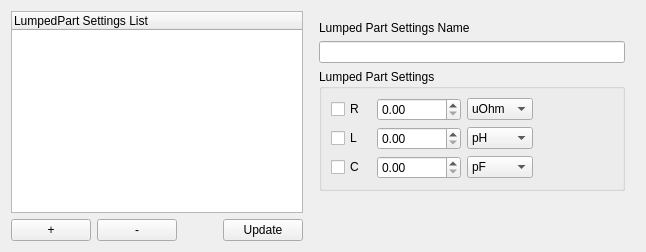
         <widget class="QWidget" name="lumpedPartSettingsTab">
          <attribute name="title">
           <string>Lumped Part</string>
          </attribute>
          <layout class="QHBoxLayout" name="horizontalLayout_19">
           <item>
            <layout class="QVBoxLayout" name="verticalLayout_16">
             <property name="leftMargin">
              <number>0</number>
             </property>
             <property name="topMargin">
              <number>0</number>
             </property>
             <property name="rightMargin">
              <number>0</number>
             </property>
             <property name="bottomMargin">
              <number>0</number>
             </property>
             <item>
              <widget class="QTreeWidget" name="lumpedPartTreeView">
               <column>
                <property name="text">
                 <string notr="true">LumpedPart Settings List</string>
                </property>
               </column>
              </widget>
             </item>
             <item>
              <layout class="QHBoxLayout" name="horizontalLayout_20">
               <property name="leftMargin">
                <number>0</number>
               </property>
               <property name="topMargin">
                <number>0</number>
               </property>
               <property name="rightMargin">
                <number>0</number>
               </property>
               <property name="bottomMargin">
                <number>0</number>
               </property>
               <item>
                <widget class="QPushButton" name="lumpedPartSettingsAddButton">
                 <property name="text">
                  <string>+</string>
                 </property>
                </widget>
               </item>
               <item>
                <widget class="QPushButton" name="lumpedPartSettingsRemoveButton">
                 <property name="text">
                  <string>-</string>
                 </property>
                </widget>
               </item>
               <item>
                <spacer name="horizontalSpacer_13">
                 <property name="orientation">
                  <enum>Qt::Horizontal</enum>
                 </property>
                 <property name="sizeHint" stdset="0">
                  <size>
                   <width>40</width>
                   <height>20</height>
                  </size>
                 </property>
                </spacer>
               </item>
               <item>
                <widget class="QPushButton" name="lumpedPartSettingsUpdateButton">
                 <property name="text">
                  <string>Update</string>
                 </property>
                </widget>
               </item>
              </layout>
             </item>
            </layout>
           </item>
           <item>
            <layout class="QVBoxLayout" name="verticalLayout_17">
             <property name="leftMargin">
              <number>10</number>
             </property>
             <property name="topMargin">
              <number>10</number>
             </property>
             <property name="rightMargin">
              <number>10</number>
             </property>
             <property name="bottomMargin">
              <number>10</number>
             </property>
             <item>
              <widget class="QLabel" name="label_26">
               <property name="text">
                <string>Lumped Part Settings Name</string>
               </property>
              </widget>
             </item>
             <item>
              <widget class="QLineEdit" name="lumpedPartSettingsNameInput"/>
             </item>
             <item>
              <widget class="QGroupBox" name="groupBox_5">
               <property name="title">
                <string>Lumped Part Settings</string>
               </property>
               <layout class="QGridLayout" name="gridLayout_5">
                <item row="0" column="0">
                 <widget class="QCheckBox" name="lumpedPartREnable">
                  <property name="sizePolicy">
                   <sizepolicy hsizetype="Preferred" vsizetype="Fixed">
                    <horstretch>0</horstretch>
                    <verstretch>0</verstretch>
                   </sizepolicy>
                  </property>
                  <property name="minimumSize">
                   <size>
                    <width>40</width>
                    <height>0</height>
                   </size>
                  </property>
                  <property name="text">
                   <string>R</string>
                  </property>
                 </widget>
                </item>
                <item row="2" column="0">
                 <widget class="QCheckBox" name="lumpedPartCEnable">
                  <property name="sizePolicy">
                   <sizepolicy hsizetype="Preferred" vsizetype="Fixed">
                    <horstretch>0</horstretch>
                    <verstretch>0</verstretch>
                   </sizepolicy>
                  </property>
                  <property name="minimumSize">
                   <size>
                    <width>40</width>
                    <height>0</height>
                   </size>
                  </property>
                  <property name="text">
                   <string>C</string>
                  </property>
                 </widget>
                </item>
                <item row="2" column="1">
                 <widget class="QDoubleSpinBox" name="lumpedPartCInput">
                  <property name="maximum">
                   <double>10000000.000000000000000</double>
                  </property>
                 </widget>
                </item>
                <item row="0" column="1">
                 <widget class="QDoubleSpinBox" name="lumpedPartRInput">
                  <property name="maximum">
                   <double>100000000.000000000000000</double>
                  </property>
                 </widget>
                </item>
                <item row="0" column="2">
                 <widget class="QComboBox" name="lumpedPartRUnits">
                  <item>
                   <property name="text">
                    <string>uOhm</string>
                   </property>
                  </item>
                  <item>
                   <property name="text">
                    <string>mOhm</string>
                   </property>
                  </item>
                  <item>
                   <property name="text">
                    <string>Ohm</string>
                   </property>
                  </item>
                  <item>
                   <property name="text">
                    <string>kOhm</string>
                   </property>
                  </item>
                  <item>
                   <property name="text">
                    <string>MOhm</string>
                   </property>
                  </item>
                  <item>
                   <property name="text">
                    <string>GOhm</string>
                   </property>
                  </item>
                 </widget>
                </item>
                <item row="1" column="2">
                 <widget class="QComboBox" name="lumpedPartLUnits">
                  <item>
                   <property name="text">
                    <string>pH</string>
                   </property>
                  </item>
                  <item>
                   <property name="text">
                    <string>nH</string>
                   </property>
                  </item>
                  <item>
                   <property name="text">
                    <string>uH</string>
                   </property>
                  </item>
                  <item>
                   <property name="text">
                    <string>mH</string>
                   </property>
                  </item>
                  <item>
                   <property name="text">
                    <string>H</string>
                   </property>
                  </item>
                  <item>
                   <property name="text">
                    <string>kH</string>
                   </property>
                  </item>
                  <item>
                   <property name="text">
                    <string>MH</string>
                   </property>
                  </item>
                  <item>
                   <property name="text">
                    <string>GH</string>
                   </property>
                  </item>
                 </widget>
                </item>
                <item row="0" column="4">
                 <spacer name="horizontalSpacer_14">
                  <property name="orientation">
                   <enum>Qt::Horizontal</enum>
                  </property>
                  <property name="sizeType">
                   <enum>QSizePolicy::Preferred</enum>
                  </property>
                  <property name="sizeHint" stdset="0">
                   <size>
                    <width>40</width>
                    <height>20</height>
                   </size>
                  </property>
                 </spacer>
                </item>
                <item row="2" column="2">
                 <widget class="QComboBox" name="lumpedPartCUnits">
                  <item>
                   <property name="text">
                    <string>pF</string>
                   </property>
                  </item>
                  <item>
                   <property name="text">
                    <string>nF</string>
                   </property>
                  </item>
                  <item>
                   <property name="text">
                    <string>uF</string>
                   </property>
                  </item>
                  <item>
                   <property name="text">
                    <string>mF</string>
                   </property>
                  </item>
                  <item>
                   <property name="text">
                    <string>F</string>
                   </property>
                  </item>
                  <item>
                   <property name="text">
                    <string>kF</string>
                   </property>
                  </item>
                  <item>
                   <property name="text">
                    <string>MF</string>
                   </property>
                  </item>
                  <item>
                   <property name="text">
                    <string>GF</string>
                   </property>
                  </item>
                 </widget>
                </item>
                <item row="1" column="1">
                 <widget class="QDoubleSpinBox" name="lumpedPartLInput">
                  <property name="maximum">
                   <double>1000000000.000000000000000</double>
                  </property>
                 </widget>
                </item>
                <item row="1" column="0">
                 <widget class="QCheckBox" name="lumpedPartLEnable">
                  <property name="sizePolicy">
                   <sizepolicy hsizetype="Preferred" vsizetype="Fixed">
                    <horstretch>0</horstretch>
                    <verstretch>0</verstretch>
                   </sizepolicy>
                  </property>
                  <property name="minimumSize">
                   <size>
                    <width>40</width>
                    <height>0</height>
                   </size>
                  </property>
                  <property name="text">
                   <string>L</string>
                  </property>
                 </widget>
                </item>
                <item row="0" column="3">
                 <spacer name="horizontalSpacer_15">
                  <property name="orientation">
                   <enum>Qt::Horizontal</enum>
                  </property>
                  <property name="sizeType">
                   <enum>QSizePolicy::Preferred</enum>
                  </property>
                  <property name="sizeHint" stdset="0">
                   <size>
                    <width>40</width>
                    <height>20</height>
                   </size>
                  </property>
                 </spacer>
                </item>
               </layout>
              </widget>
             </item>
             <item>
              <spacer name="verticalSpacer_9">
               <property name="orientation">
                <enum>Qt::Vertical</enum>
               </property>
               <property name="sizeHint" stdset="0">
                <size>
                 <width>20</width>
                 <height>40</height>
                </size>
               </property>
              </spacer>
             </item>
            </layout>
           </item>
          </layout>
         </widget>
